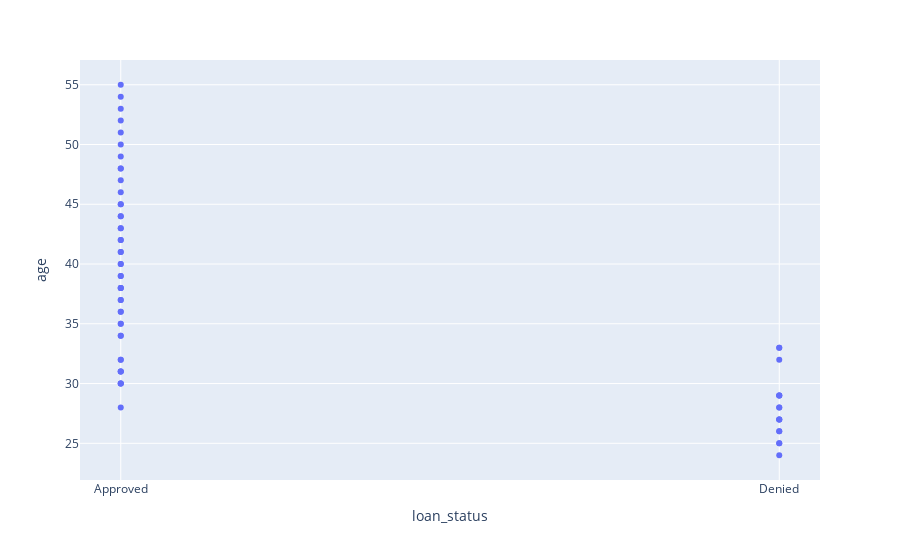
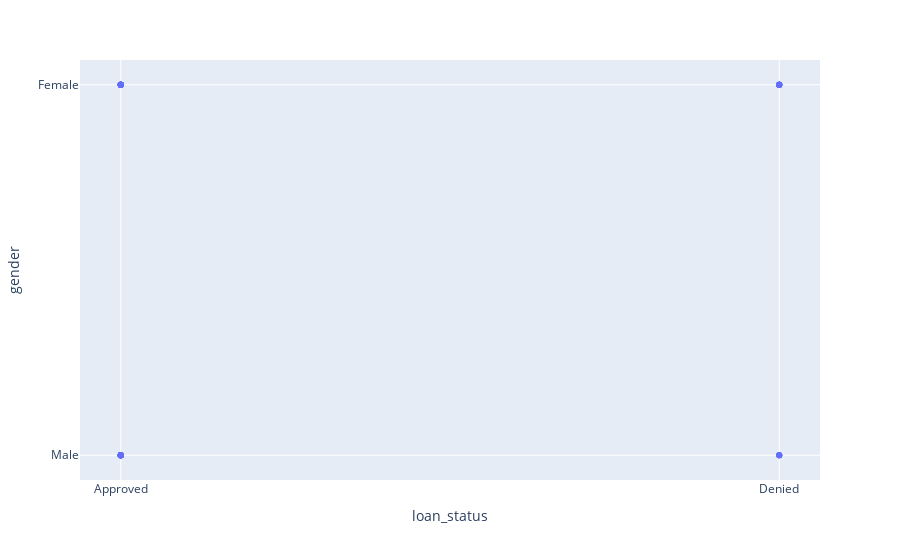
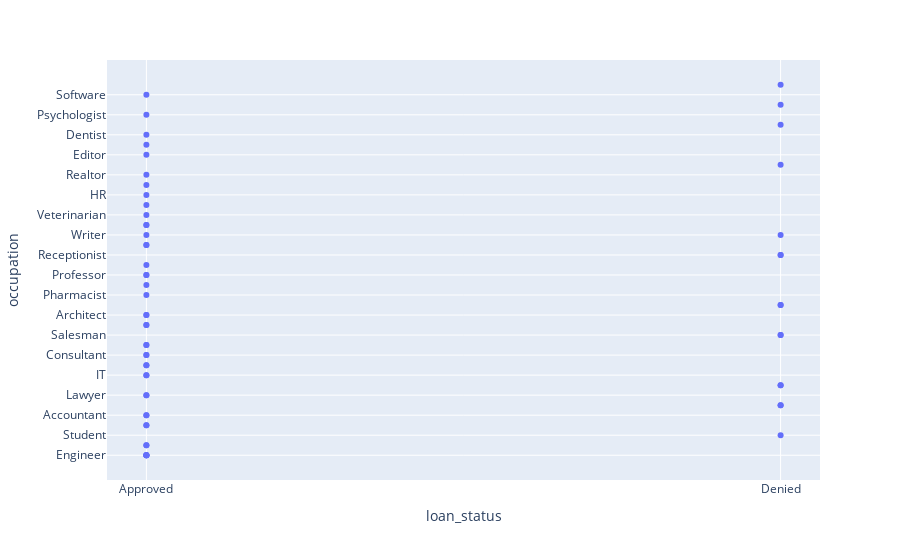
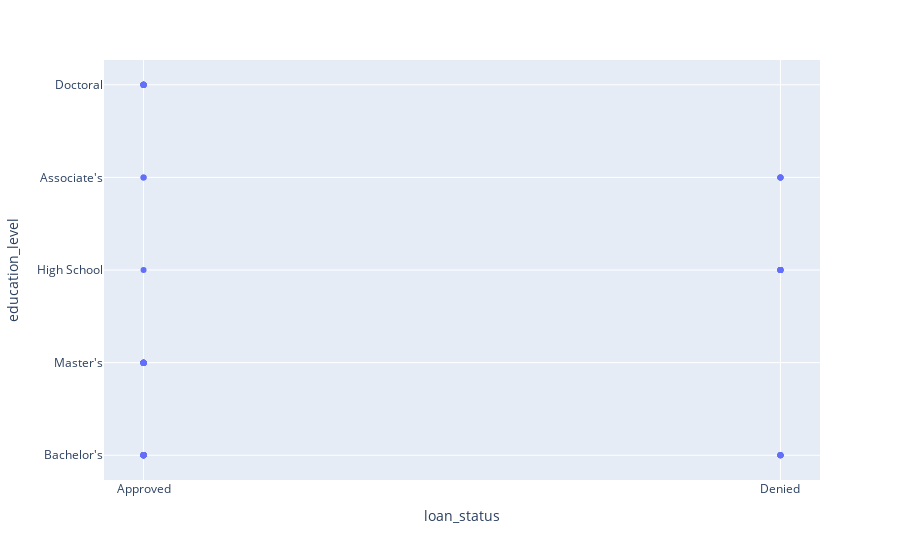

Notebook code for these charts, in order:
### Markdown cell above
Visualization

### Code cell
for feature in data.columns:
    if feature != 'loan_status':
        fig = px.scatter(data, x = 'loan_status', y = feature)
        fig.show()

### Figure 1 — Plotly figure (JSON) as saved in the notebook; plotly's stock layout.template omitted (floating-point values rounded to 4 significant figures)
{"data": [{"hovertemplate": "loan_status=%{x}<br>age=%{y}<extra></extra>", "legendgroup": "", "marker": {"color": "#636efa", "symbol": "circle"}, "mode": "markers", "name": "", "orientation": "v", "showlegend": false, "type": "scatter", "x": ["Approved", "Approved", "Denied", "Approved", "Approved", "Denied", "Approved", "Denied", "Approved", "Approved", "Approved", "Approved", "Denied", "Approved", "Approved", "Denied", "Approved", "Approved", "Approved", "Approved", "Approved", "Denied", "Approved", "Denied", "Approved", "Approved", "Approved", "Approved", "Approved", "Approved", "Denied", "Approved", "Approved", "Approved", "Denied", "Approved", "Approved", "Denied", "Approved", "Denied", "Approved", "Approved", "Approved", "Denied", "Approved", "Approved", "Approved", "Approved", "Approved", "Denied", "Approved", "Denied", "Approved", "Approved", "Denied", "Approved", "Approved", "Denied", "Approved", "Approved", "Approved"], "xaxis": "x", "y": [32, 45, 28, 51, 36, 24, 42, 29, 37, 48, 55, 31, 26, 39, 44, 27, 34, 41, 30, 53, 38, 25, 46, 33, 40, 28, 35, 43, 31, 49, 27, 54, 32, 47, 29, 52, 35, 26, 40, 33, 38, 30, 45, 28, 42, 36, 31, 48, 34, 27, 41, 29, 37, 44, 32, 50, 39, 25, 43, 30, 38], "yaxis": "y"}], "layout": {"legend": {"tracegroupgap": 0}, "margin": {"t": 60}, "xaxis": {"anchor": "y", "domain": [0, 1], "title": {"text": "loan_status"}}, "yaxis": {"anchor": "x", "domain": [0, 1], "title": {"text": "age"}}}}

### Figure 2 — Plotly figure (JSON) as saved in the notebook; plotly's stock layout.template omitted (floating-point values rounded to 4 significant figures)
{"data": [{"hovertemplate": "loan_status=%{x}<br>gender=%{y}<extra></extra>", "legendgroup": "", "marker": {"color": "#636efa", "symbol": "circle"}, "mode": "markers", "name": "", "orientation": "v", "showlegend": false, "type": "scatter", "x": ["Approved", "Approved", "Denied", "Approved", "Approved", "Denied", "Approved", "Denied", "Approved", "Approved", "Approved", "Approved", "Denied", "Approved", "Approved", "Denied", "Approved", "Approved", "Approved", "Approved", "Approved", "Denied", "Approved", "Denied", "Approved", "Approved", "Approved", "Approved", "Approved", "Approved", "Denied", "Approved", "Approved", "Approved", "Denied", "Approved", "Approved", "Denied", "Approved", "Denied", "Approved", "Approved", "Approved", "Denied", "Approved", "Approved", "Approved", "Approved", "Approved", "Denied", "Approved", "Denied", "Approved", "Approved", "Denied", "Approved", "Approved", "Denied", "Approved", "Approved", "Approved"], "xaxis": "x", "y": ["Male", "Female", "Male", "Female", "Male", "Female", "Male", "Female", "Male", "Female", "Male", "Female", "Male", "Female", "Male", "Female", "Male", "Female", "Male", "Female", "Male", "Female", "Male", "Female", "Male", "Female", "Male", "Female", "Male", "Female", "Male", "Female", "Male", "Female", "Male", "Female", "Male", "Female", "Male", "Female", "Male", "Female", "Male", "Female", "Male", "Female", "Male", "Female", "Male", "Female", "Male", "Female", "Male", "Female", "Male", "Female", "Male", "Female", "Male", "Female", "Male"], "yaxis": "y"}], "layout": {"legend": {"tracegroupgap": 0}, "margin": {"t": 60}, "xaxis": {"anchor": "y", "domain": [0, 1], "title": {"text": "loan_status"}}, "yaxis": {"anchor": "x", "domain": [0, 1], "title": {"text": "gender"}}}}

### Figure 3 — Plotly figure (JSON) as saved in the notebook; plotly's stock layout.template omitted (floating-point values rounded to 4 significant figures)
{"data": [{"hovertemplate": "loan_status=%{x}<br>occupation=%{y}<extra></extra>", "legendgroup": "", "marker": {"color": "#636efa", "symbol": "circle"}, "mode": "markers", "name": "", "orientation": "v", "showlegend": false, "type": "scatter", "x": ["Approved", "Approved", "Denied", "Approved", "Approved", "Denied", "Approved", "Denied", "Approved", "Approved", "Approved", "Approved", "Denied", "Approved", "Approved", "Denied", "Approved", "Approved", "Approved", "Approved", "Approved", "Denied", "Approved", "Denied", "Approved", "Approved", "Approved", "Approved", "Approved", "Approved", "Denied", "Approved", "Approved", "Approved", "Denied", "Approved", "Approved", "Denied", "Approved", "Denied", "Approved", "Approved", "Approved", "Denied", "Approved", "Approved", "Approved", "Approved", "Approved", "Denied", "Approved", "Denied", "Approved", "Approved", "Denied", "Approved", "Approved", "Denied", "Approved", "Approved", "Approved"], "xaxis": "x", "y": ["Engineer", "Teacher", "Student", "Manager", "Accountant", "Nurse", "Lawyer", "Artist", "IT", "Doctor", "Consultant", "Analyst", "Salesman", "Marketing", "Architect", "Designer", "Engineer", "Pharmacist", "Researcher", "Professor", "Pilot", "Receptionist", "Banker", "Writer", "Chef", "Veterinarian", "Sales", "HR", "Electrician", "Realtor", "Photographer", "Editor", "Programmer", "Dentist", "Musician", "Psychologist", "Engineer", "Server", "Software", "Stylist", "Accountant", "Teacher", "Manager", "Nurse", "Lawyer", "Engineer", "Analyst", "Doctor", "IT", "Artist", "Consultant", "Designer", "Engineer", "Marketing", "Salesman", "Professor", "Architect", "Receptionist", "Banker", "Writer", "Chef"], "yaxis": "y"}], "layout": {"legend": {"tracegroupgap": 0}, "margin": {"t": 60}, "xaxis": {"anchor": "y", "domain": [0, 1], "title": {"text": "loan_status"}}, "yaxis": {"anchor": "x", "domain": [0, 1], "title": {"text": "occupation"}}}}

### Figure 4 — Plotly figure (JSON) as saved in the notebook; plotly's stock layout.template omitted (floating-point values rounded to 4 significant figures)
{"data": [{"hovertemplate": "loan_status=%{x}<br>education_level=%{y}<extra></extra>", "legendgroup": "", "marker": {"color": "#636efa", "symbol": "circle"}, "mode": "markers", "name": "", "orientation": "v", "showlegend": false, "type": "scatter", "x": ["Approved", "Approved", "Denied", "Approved", "Approved", "Denied", "Approved", "Denied", "Approved", "Approved", "Approved", "Approved", "Denied", "Approved", "Approved", "Denied", "Approved", "Approved", "Approved", "Approved", "Approved", "Denied", "Approved", "Denied", "Approved", "Approved", "Approved", "Approved", "Approved", "Approved", "Denied", "Approved", "Approved", "Approved", "Denied", "Approved", "Approved", "Denied", "Approved", "Denied", "Approved", "Approved", "Approved", "Denied", "Approved", "Approved", "Approved", "Approved", "Approved", "Denied", "Approved", "Denied", "Approved", "Approved", "Denied", "Approved", "Approved", "Denied", "Approved", "Approved", "Approved"], "xaxis": "x", "y": ["Bachelor's", "Master's", "High School", "Bachelor's", "Bachelor's", "Associate's", "Doctoral", "Bachelor's", "Master's", "Doctoral", "Master's", "Bachelor's", "High School", "Bachelor's", "Master's", "Bachelor's", "Bachelor's", "Doctoral", "Master's", "Doctoral", "Bachelor's", "High School", "Master's", "Bachelor's", "Associate's", "Doctoral", "Bachelor's", "Master's", "High School", "Bachelor's", "Associate's", "Master's", "Bachelor's", "Doctoral", "Bachelor's", "Doctoral", "Master's", "High School", "Bachelor's", "Associate's", "Bachelor's", "Master's", "Bachelor's", "Associate's", "Doctoral", "Master's", "Bachelor's", "Doctoral", "Bachelor's", "Bachelor's", "Master's", "Bachelor's", "Bachelor's", "Master's", "High School", "Doctoral", "Master's", "High School", "Bachelor's", "Master's", "Associate's"], "yaxis": "y"}], "layout": {"legend": {"tracegroupgap": 0}, "margin": {"t": 60}, "xaxis": {"anchor": "y", "domain": [0, 1], "title": {"text": "loan_status"}}, "yaxis": {"anchor": "x", "domain": [0, 1], "title": {"text": "education_level"}}}}
